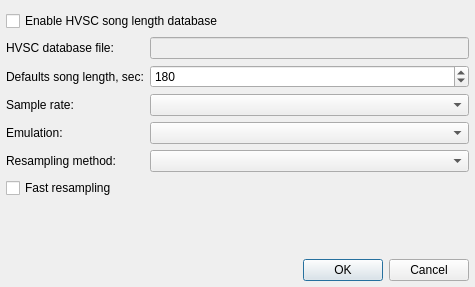
<?xml version="1.0" encoding="UTF-8"?>
<ui version="4.0">
 <class>SidSettingsDialog</class>
 <widget class="QDialog" name="SidSettingsDialog">
  <property name="geometry">
   <rect>
    <x>0</x>
    <y>0</y>
    <width>475</width>
    <height>287</height>
   </rect>
  </property>
  <property name="windowTitle">
   <string>SID Plugin Settings</string>
  </property>
  <layout class="QVBoxLayout" name="verticalLayout">
   <property name="leftMargin">
    <number>6</number>
   </property>
   <property name="rightMargin">
    <number>6</number>
   </property>
   <property name="bottomMargin">
    <number>6</number>
   </property>
   <item>
    <layout class="QFormLayout" name="formLayout">
     <item row="1" column="0">
      <widget class="QLabel" name="label_5">
       <property name="text">
        <string>HVSC database file:</string>
       </property>
      </widget>
     </item>
     <item row="1" column="1">
      <widget class="QLineEdit" name="hvscPathLineEdit">
       <property name="enabled">
        <bool>false</bool>
       </property>
      </widget>
     </item>
     <item row="2" column="0">
      <widget class="QLabel" name="label">
       <property name="text">
        <string>Defaults song length, sec:</string>
       </property>
      </widget>
     </item>
     <item row="2" column="1">
      <widget class="QSpinBox" name="defaultLengthSpinBox">
       <property name="minimum">
        <number>5</number>
       </property>
       <property name="maximum">
        <number>1000</number>
       </property>
       <property name="value">
        <number>180</number>
       </property>
      </widget>
     </item>
     <item row="3" column="0">
      <widget class="QLabel" name="label_2">
       <property name="text">
        <string>Sample rate:</string>
       </property>
      </widget>
     </item>
     <item row="3" column="1">
      <widget class="QComboBox" name="sampleRateComboBox"/>
     </item>
     <item row="4" column="0">
      <widget class="QLabel" name="emulationLabel">
       <property name="text">
        <string>Emulation:</string>
       </property>
      </widget>
     </item>
     <item row="4" column="1">
      <widget class="QComboBox" name="emuComboBox"/>
     </item>
     <item row="5" column="0">
      <widget class="QLabel" name="label_4">
       <property name="text">
        <string>Resampling method:</string>
       </property>
      </widget>
     </item>
     <item row="5" column="1">
      <widget class="QComboBox" name="resamplingComboBox"/>
     </item>
     <item row="6" column="0" colspan="2">
      <widget class="QCheckBox" name="fastResampligCheckBox">
       <property name="text">
        <string>Fast resampling</string>
       </property>
      </widget>
     </item>
     <item row="0" column="0" colspan="2">
      <widget class="QCheckBox" name="useHVSCCheckBox">
       <property name="text">
        <string>Enable HVSC song length database</string>
       </property>
      </widget>
     </item>
    </layout>
   </item>
   <item>
    <spacer name="verticalSpacer">
     <property name="orientation">
      <enum>Qt::Vertical</enum>
     </property>
     <property name="sizeHint" stdset="0">
      <size>
       <width>20</width>
       <height>40</height>
      </size>
     </property>
    </spacer>
   </item>
   <item>
    <widget class="QDialogButtonBox" name="buttonBox">
     <property name="sizePolicy">
      <sizepolicy hsizetype="Expanding" vsizetype="Fixed">
       <horstretch>0</horstretch>
       <verstretch>0</verstretch>
      </sizepolicy>
     </property>
     <property name="standardButtons">
      <set>QDialogButtonBox::Cancel|QDialogButtonBox::Ok</set>
     </property>
    </widget>
   </item>
  </layout>
 </widget>
 <resources/>
 <connections>
  <connection>
   <sender>buttonBox</sender>
   <signal>accepted()</signal>
   <receiver>SidSettingsDialog</receiver>
   <slot>accept()</slot>
   <hints>
    <hint type="sourcelabel">
     <x>220</x>
     <y>229</y>
    </hint>
    <hint type="destinationlabel">
     <x>103</x>
     <y>160</y>
    </hint>
   </hints>
  </connection>
  <connection>
   <sender>buttonBox</sender>
   <signal>rejected()</signal>
   <receiver>SidSettingsDialog</receiver>
   <slot>reject()</slot>
   <hints>
    <hint type="sourcelabel">
     <x>275</x>
     <y>229</y>
    </hint>
    <hint type="destinationlabel">
     <x>148</x>
     <y>169</y>
    </hint>
   </hints>
  </connection>
  <connection>
   <sender>useHVSCCheckBox</sender>
   <signal>toggled(bool)</signal>
   <receiver>hvscPathLineEdit</receiver>
   <slot>setEnabled(bool)</slot>
   <hints>
    <hint type="sourcelabel">
     <x>188</x>
     <y>24</y>
    </hint>
    <hint type="destinationlabel">
     <x>186</x>
     <y>47</y>
    </hint>
   </hints>
  </connection>
 </connections>
</ui>
